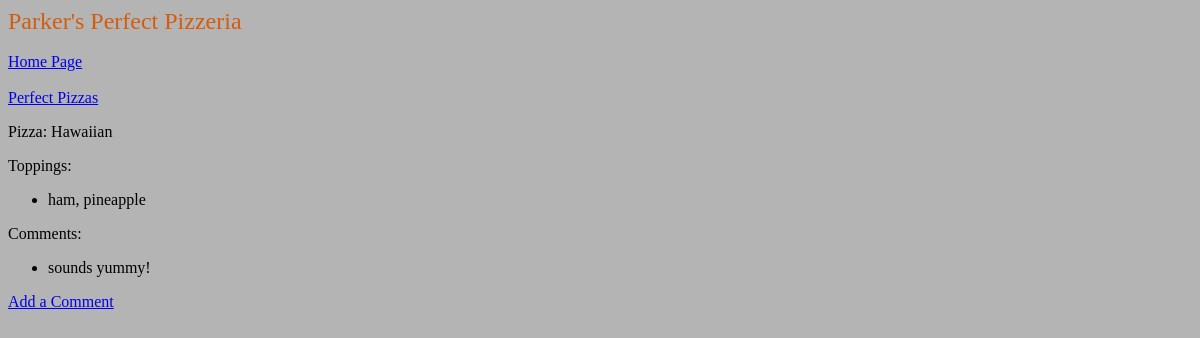
The page /pizzas/2/ on the database as committed earlier.
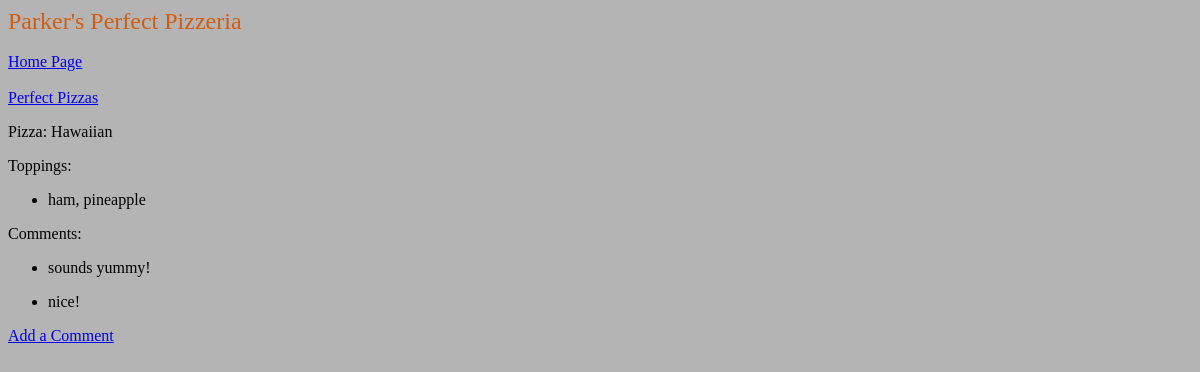
The same page on the database as committed later.
### pizzas/models.py (models this page shows, shortened)
class Pizza(models.Model):
    name = models.CharField(max_length=200)
    def __str__(self):
        return self.name

class Topping(models.Model):
    pizza = models.ForeignKey(Pizza, on_delete=models.CASCADE)
    name = models.TextField()

class Comment(models.Model):
    pizza = models.ForeignKey(Pizza, on_delete=models.CASCADE)
    text = models.TextField()
    date_added = models.DateTimeField(auto_now_add=True)

### pizzas/views.py (the view)
# urls.py: path('pizzas/<int:pizza_id>/', views.pizza, name='pizza'),
def pizza(request, pizza_id):
    pizza = Pizza.objects.get(id=pizza_id)
    toppings = pizza.topping_set.order_by('pizza')
    comments=pizza.comment_set.order_by('date_added')
    context = {'pizza': pizza, 'toppings': toppings, 'comments': comments}
    return render(request, 'pizzas/pizza.html', context)

### pizzas/templates/pizzas/pizza.html
{% extends "pizzas/base.html" %}
{% block content %}
<p> Pizza: {{ pizza }} </p>
<p> Toppings: </p>
<ul>
    {% for topping in toppings %}
    <li>
        <p>{{ topping.name | linebreaks }}</p>
    </li>
    {% empty %}
    <li> There are no toppings on this pizza. </li>
    {% endfor %}
</ul>
<p> Comments: </p>
<ul>
    {% for c in comments %}
    <li>
        <p>{{ c.text | linebreaks }}</p>
    </li>
    {% empty %}
    <li> There are no comments on this pizza. </li>
    {% endfor %}
</ul>
<p> <a href="{% url 'pizzas:comments' pizza.id %}"> Add a Comment </a></p>
{% endblock content %}

### pizzas/templates/pizzas/base.html
<p>
    <body style="background-color: rgb(180, 180, 180);"> </body>
    <font face="Optima" size="5px" color="D35D0E"> Parker's Perfect Pizzeria </font><br /><br />
    <a href="{% url 'pizzas:index' %}"> Home Page
    </a>
    <br /><br />
    <a href="{% url 'pizzas:pizzas' %}"> Perfect Pizzas
    </a>
</p>
{% block content %}
{% endblock content %}

Rows that differ between the two databases and show on the page:
added Comment: text "nice!"
